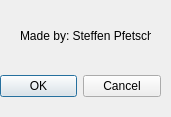
<?xml version="1.0" encoding="UTF-8"?>
<ui version="4.0">
 <class>Dialog</class>
 <widget class="QDialog" name="Dialog">
  <property name="geometry">
   <rect>
    <x>0</x>
    <y>0</y>
    <width>171</width>
    <height>117</height>
   </rect>
  </property>
  <property name="windowTitle">
   <string>Dialog</string>
  </property>
  <widget class="QDialogButtonBox" name="buttonBox">
   <property name="geometry">
    <rect>
     <x>0</x>
     <y>70</y>
     <width>161</width>
     <height>32</height>
    </rect>
   </property>
   <property name="orientation">
    <enum>Qt::Horizontal</enum>
   </property>
   <property name="standardButtons">
    <set>QDialogButtonBox::Cancel|QDialogButtonBox::Ok</set>
   </property>
  </widget>
  <widget class="QLabel" name="label">
   <property name="geometry">
    <rect>
     <x>20</x>
     <y>10</y>
     <width>131</width>
     <height>51</height>
    </rect>
   </property>
   <property name="text">
    <string>Made by: Steffen Pfetsch</string>
   </property>
  </widget>
 </widget>
 <resources/>
 <connections>
  <connection>
   <sender>buttonBox</sender>
   <signal>accepted()</signal>
   <receiver>Dialog</receiver>
   <slot>accept()</slot>
   <hints>
    <hint type="sourcelabel">
     <x>248</x>
     <y>254</y>
    </hint>
    <hint type="destinationlabel">
     <x>157</x>
     <y>274</y>
    </hint>
   </hints>
  </connection>
  <connection>
   <sender>buttonBox</sender>
   <signal>rejected()</signal>
   <receiver>Dialog</receiver>
   <slot>reject()</slot>
   <hints>
    <hint type="sourcelabel">
     <x>316</x>
     <y>260</y>
    </hint>
    <hint type="destinationlabel">
     <x>286</x>
     <y>274</y>
    </hint>
   </hints>
  </connection>
 </connections>
</ui>
